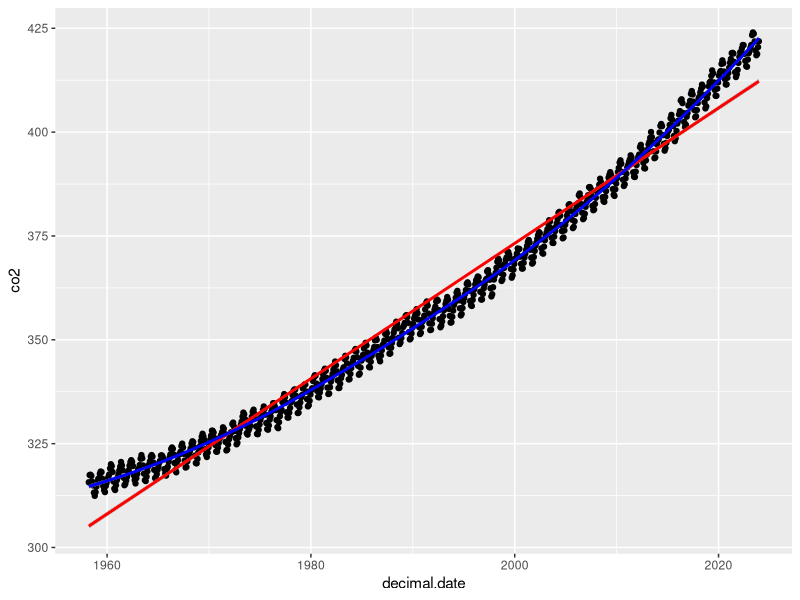
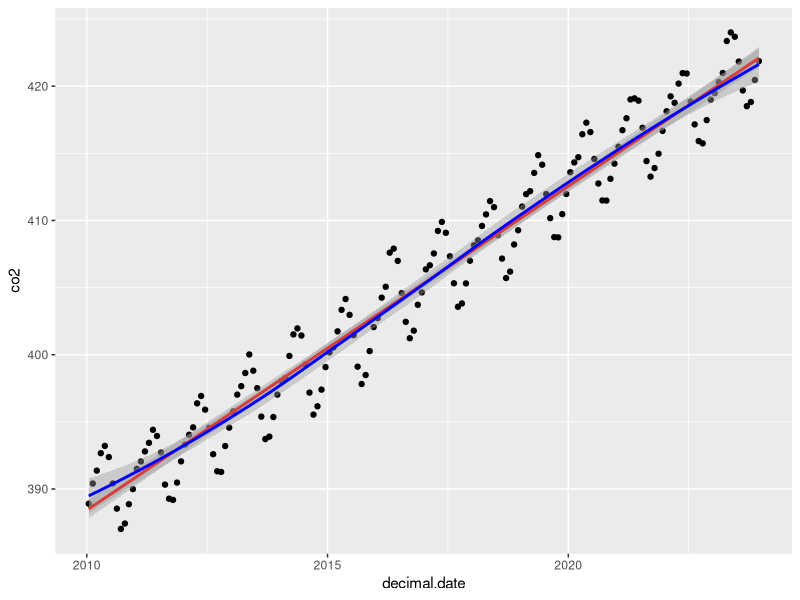
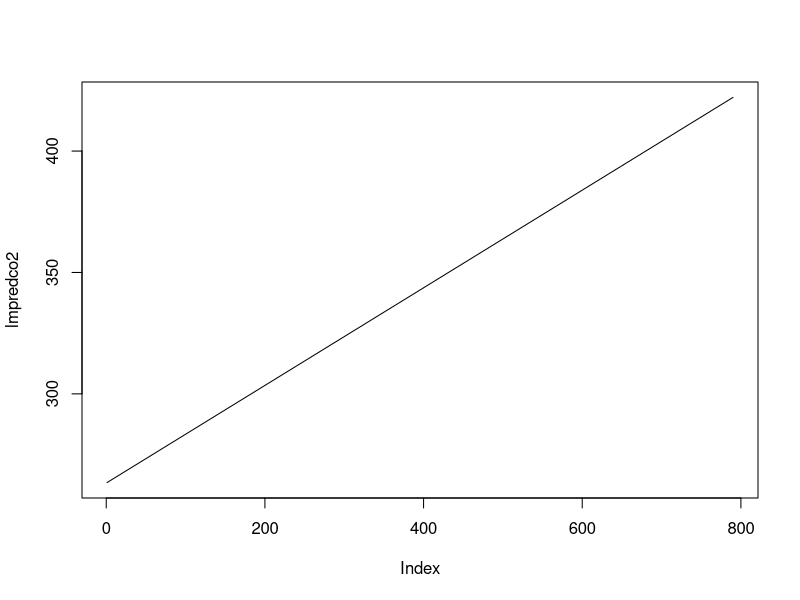
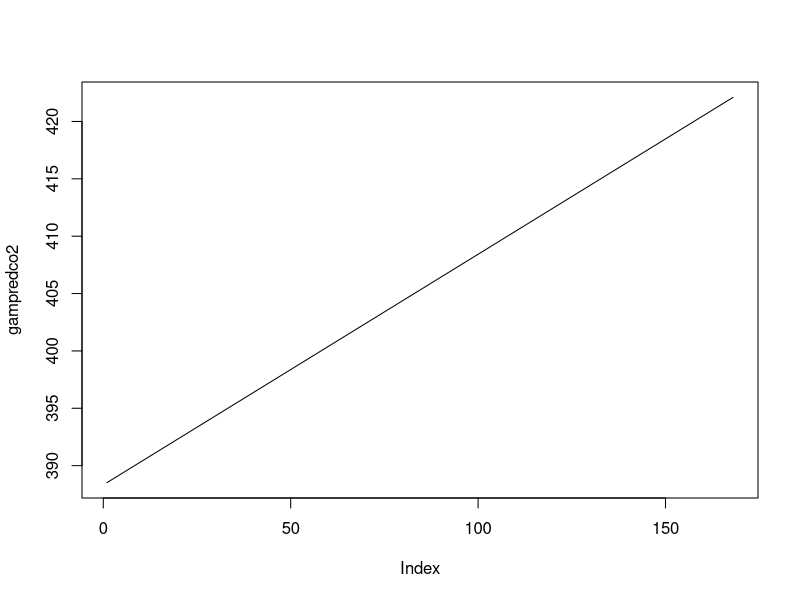
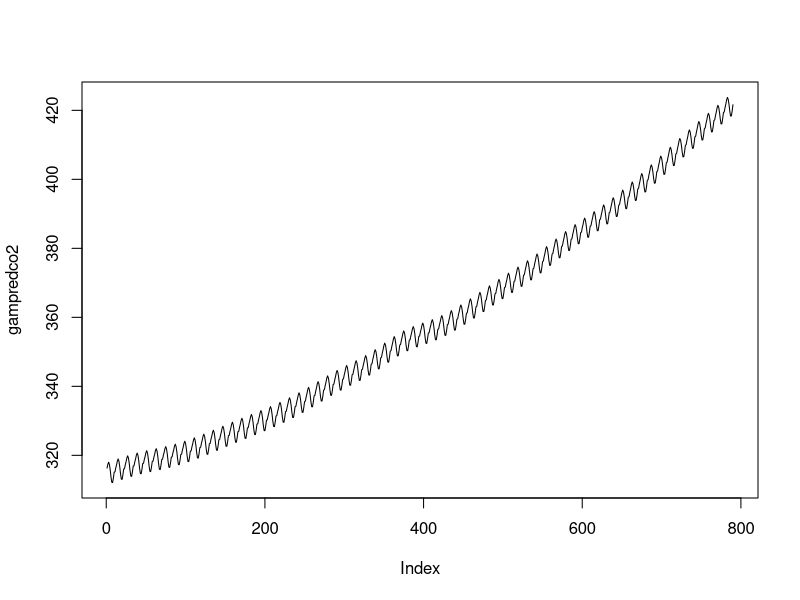

The R source for these figures, in order:
## ---- chunk 1
knitr::opts_chunk$set(echo = TRUE)
library(mgcv)
library(ggplot2)
library(tidyverse)
## ---- chunk 2
co2 <- read.csv("co2_mm_mlo.csv", skip=40)

co2 <- co2 |>
  mutate(month_year = make_date(co2$year, co2$month)) |>
  rename(co2 = average)

head(co2)
## ---- chunk 3
ggplot(co2, aes(x=decimal.date, y=co2))+
    geom_point()+
    geom_smooth(method='lm',col="red")+
    geom_smooth(col="blue")
## ---- chunk 4
co2_s<-co2[co2$year >= 2010,]
ggplot(co2_s, aes(x=decimal.date, y=co2))+
    geom_point()+
    geom_smooth(method='lm',col="red")+
    geom_smooth(col="blue")
## ---- chunk 5
lmod<-lm(co2~decimal.date, data=co2_s)
summary(lmod)

## ---- chunk 6
lmpredco2<-predict(lmod, co2)
plot(lmpredco2,type='l')
## ---- chunk 7
gmod<-gam(co2~s(decimal.date, bs="cr", k=20), data=co2_s)
summary(gmod)
gampredco2<-predict(gmod, co2_s)
plot(gampredco2,type='l')
## ---- chunk 8

gmod2<-gam(co2~s(decimal.date,bs="cr",k=20)+s(month,bs="cc"),data=co2)
summary(gmod2)


gampredco2<-predict.gam(gmod2,co2)
plot(gampredco2,type='l')

